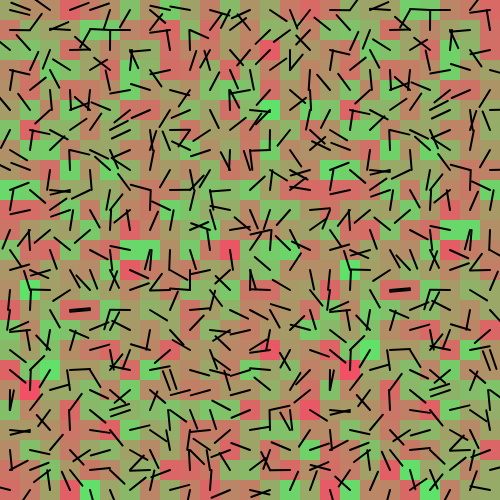
Frame 1 (no input)
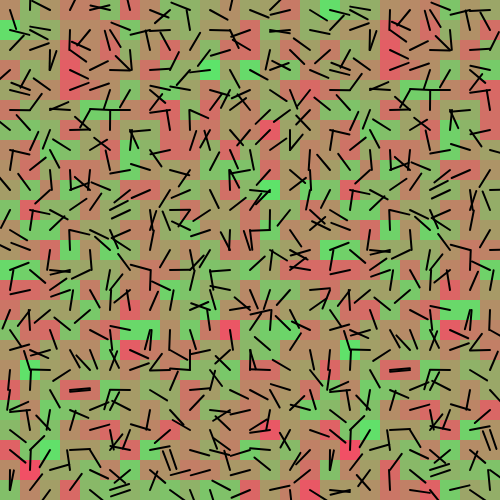
Frame 60 (no input)
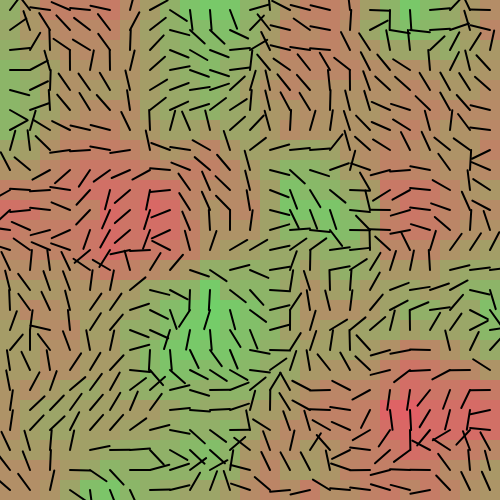
Frame 120 (the mouse pressed at the canvas centre since frame 60)

The p5.js sketch that drew these frames (run headless with seeded random() and noise() and a simulated clock; from frame 60 on, the mouse is pressed at the canvas centre):

// p5.js sketch
// ── sketch.js
var stepSize = 20;

function setup() {
  createCanvas(500, 500);

}
///////////////////////////////////////////////////////////////////////
function draw() {
  background(125);
  
  colorGrid();
    
  compassGrid();
}
///////////////////////////////////////////////////////////////////////
function colorGrid(){ 
    for(var x = 0; x < width; x+= stepSize){
        for(var y= 0; y < height; y += stepSize){
            var s = map(mouseX, 0, width, 1, 200);
            var n = noise(x/s, y/s, frameCount/s);
            var c = lerpColor(color(255,66,100),
                              color(66,255,107), n);
            fill(c);
            noStroke();
            rect(x, y, stepSize, stepSize);
        }
    }
}
///////////////////////////////////////////////////////////////////////
function compassGrid(){ 
  for (let x1 = stepSize/2; x1 < width; x1 += stepSize) {
    for (let y1 = stepSize/2; y1 < height; y1 += stepSize) {
      var s = map(mouseX, 0, width, 1, 200);
      var nX = noise(x1/s, y1/s, frameCount/s);
      var angle = map(nX, 0, 1, 0, 720);
      
      push(); 
      stroke(0);
      strokeWeight(2);
      translate(x1, y1);
      rotate(radians(angle));
        
      line(0, 0, 12, -16);
      pop();      
    }
  } 
}
